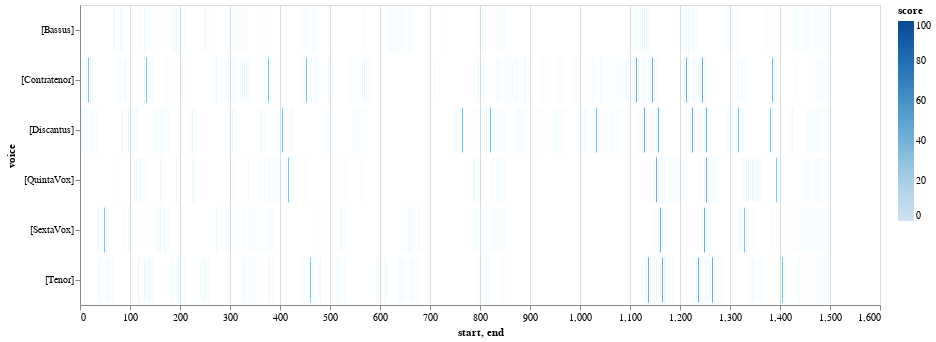

Source (notebook cell):
### Code cell
viz.plot_close_match_heatmap(mel_ngrams_list, "1, -2, -3, 2", selected_patterns=[], voices=[])

### Figure 1 — Vega-Lite specification as saved in the notebook (floating-point values rounded to 4 significant figures; data arrays with more than 128 entries replaced by an {"elided": "..."} marker saying what was removed)
{"config": {"view": {"continuousWidth": 400, "continuousHeight": 300}}, "data": {"name": "data-0ab106479b92431ecae59926d4b57344"}, "mark": "bar", "encoding": {"color": {"type": "quantitative", "field": "score"}, "opacity": {"condition": {"value": 1, "test": "(datum.score > SelectorName.cutoff)"}, "value": 0.2}, "tooltip": [], "x": {"type": "quantitative", "field": "start"}, "x2": {"field": "end"}, "y": {"type": "nominal", "field": "voice"}}, "height": 300, "selection": {"SelectorName": {"type": "single", "fields": ["cutoff"], "bind": {"input": "range", "max": 100, "min": 0, "name": "cutoff:", "step": 1}, "init": {"cutoff": 50}}}, "width": 800, "$schema": "https://vega.github.io/schema/vega-lite/v4.8.1.json", "datasets": {"data-0ab106479b92431ecae59926d4b57344": {"elided": "852 records"}}}
